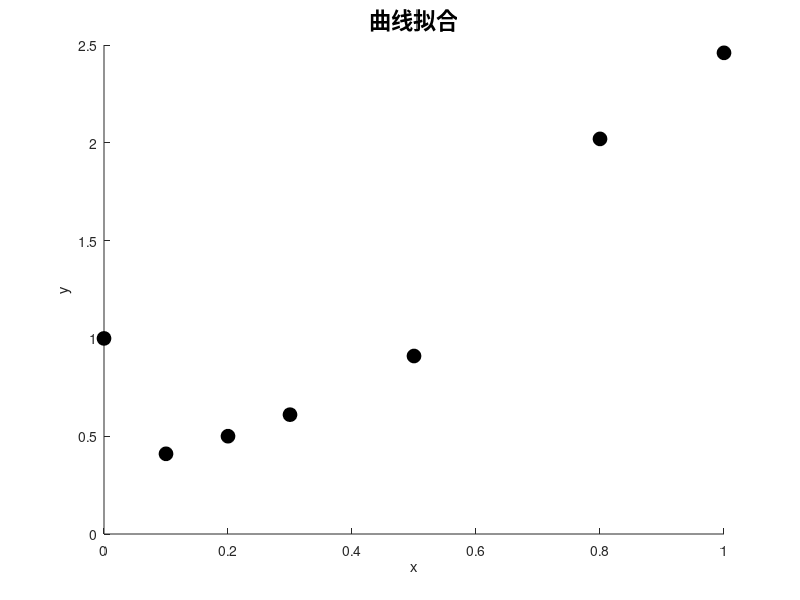

The MATLAB source for this figure: (Note: this script raises an error after producing the figure.)
x_p = [0.0, 0.1, 0.2, 0.3, 0.5, 0.8, 1.0];
y_p = [1.0, 0.41, 0.50, 0.61, 0.91, 2.02, 2.46];

scatter(x_p, y_p, 100, 'k', 'markerfacecolor', 'k');hold on;
xlabel('x');
ylabel('y');
title('曲线拟合','FontSize',16);

x = 0: 0.01: 1.0;

% 3次多项式
n = 3;
A = zeros(n+1,n+1);
for i = 1:n+1
    for j = 1:n+1
        A(i,j) = inner_product(x_p, x_p, i-1, j-1);
    end
end
b = zeros(n+1,1);
for i = 1:n+1
    b(i, 1) = inner_product(x_p, y_p, i-1, 1);
end
a = (A\b)';
s_3 = a(1) + a(2).*x + a(3).*x.^2 + a(4).*x.^3;
plot(x, s_3, 'linewidth',1.5); 

% 4次多项式
n = 4;
A = zeros(n+1,n+1);
for i = 1:n+1
    for j = 1:n+1
        A(i,j) = inner_product(x_p, x_p, i-1, j-1);
    end
end
b = zeros(n+1,1);
for i = 1:n+1
    b(i, 1) = inner_product(x_p, y_p, i-1, 1);
end
a = (A\b)';
s_4 = a(1) + a(2).*x + a(3).*x.^2 + a(4).*x.^3 + a(5).*x.^4;
plot(x, s_4, 'linewidth',1.5); hold on;

% 5次多项式
n = 5;
A = zeros(n+1,n+1);
for i = 1:n+1
    for j = 1:n+1
        A(i,j) = inner_product(x_p, x_p, i-1, j-1);
    end
end
b = zeros(n+1,1);
for i = 1:n+1
    b(i, 1) = inner_product(x_p, y_p, i-1, 1);
end
a = (A\b)';
s_5 = a(1) + a(2).*x + a(3).*x.^2 + a(4).*x.^3 + a(5).*x.^4 + a(6).*x.^5;
plot(x, s_5, 'linewidth',1.5); hold on;




% 指数拟合
n = 1;
A = zeros(n+1,n+1);
for i = 1:n+1
    for j = 1:n+1
        A(i,j) = inner_product(x_p, x_p, i-1, j-1);
    end
end
b = zeros(n+1,1);
for i = 1:n+1
    b(i, 1) = inner_product(x_p, log(y_p), i-1, 1);
end
a = (A\b)';
s_exp = exp(a(1))*exp(a(2).*x);
plot(x, s_exp,'linewidth',1.5); hold on;

legend('原始节点','3次多项式', '4次多项式','5次多项式','指数拟合');